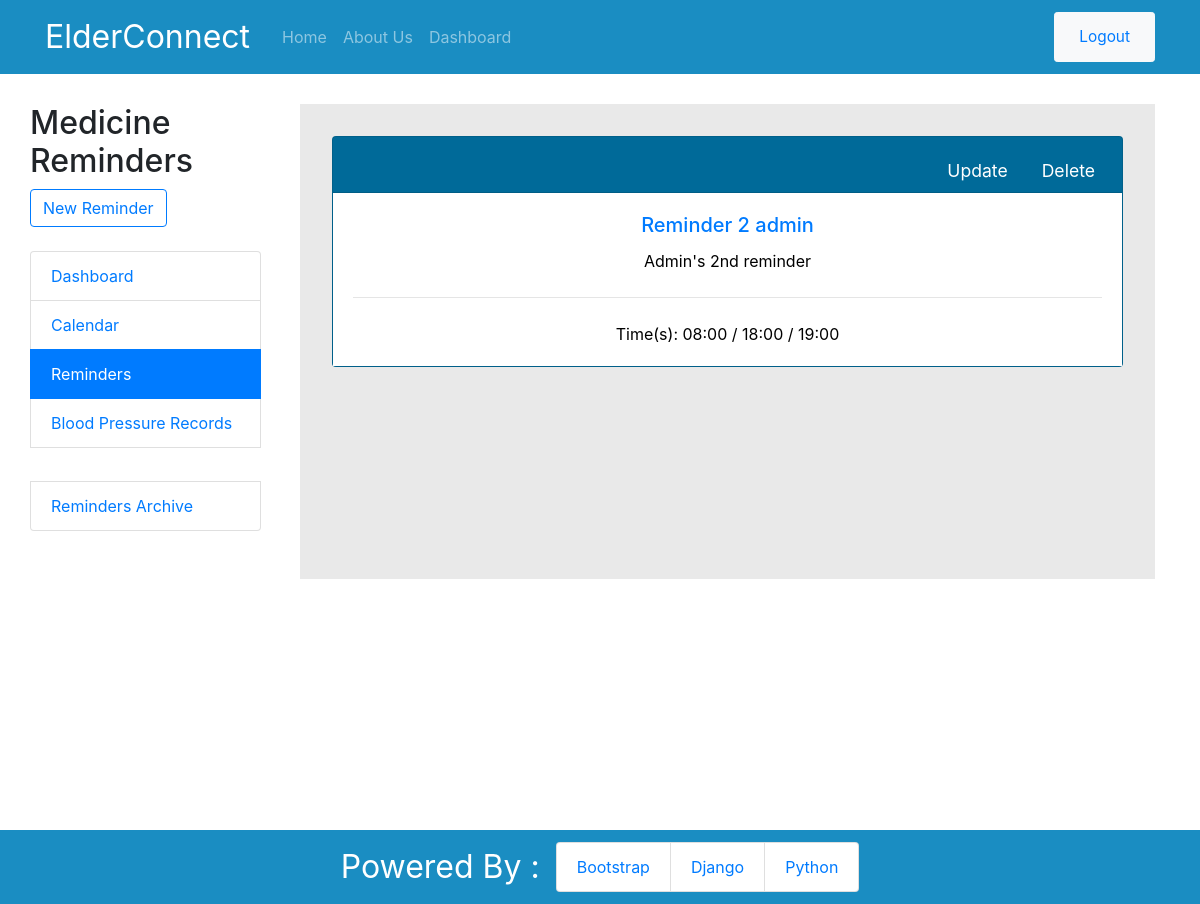
The app's page /reminders/ (signed in) with its own data.
### app/models.py (models this page shows, shortened)
class Reminder(models.Model):
    title = models.CharField(max_length=100)
    description = models.CharField(max_length=300)
    date_current = models.DateField(default=date.today)
    date_end = models.DateField()
    time_1 = models.TimeField()
    time_2 = models.TimeField(blank=True, null=True)
    time_3 = models.TimeField(blank=True, null=True)
    time_4 = models.TimeField(blank=True, null=True)
    medicine_image = models.ImageField(default='default.jpg', upload_to='reminders')
    user = models.ForeignKey(User, on_delete=models.CASCADE)

### app/views.py (the view, shortened to what this page needs)
# urls.py: path('reminders/', views.ReminderListView.as_view(), name='web-reminders'),
class ReminderListView(LoginRequiredMixin, ListView):
    model = Reminder
    fields = ['title', 'date_current', 'date_end', 'time_1', 'time_2', 'time_3', 'time_4']
    template_name = 'app/reminders.html'
    context_object_name = 'reminders'
    paginate_by = 5
    def get_queryset(self):
        today = date.today()
        return Reminder.objects.filter(user=self.request.user).exclude(date_end__lt=date.today())

### app/templates/app/reminders.html (shortened to what this page needs)
{% extends 'app/base.html' %}
{% block content %}
<div class="reminders-page">
    <div class="row container-fluid">
        <div class="col-md-3 mb-4">
            <h2 class="mb-2">Medicine Reminders</h2>
            <a href="{% url 'web-reminder-create' %}" class="btn btn-md btn-outline-primary mb-4">New Reminder</a>
            <ul class="list-group mr-4 mb-4">
                <a class="list-group-item" href="{% url 'dashboard' %}">Dashboard</a>
                <a class="list-group-item" href="{% url 'calendar' %}">Calendar</a>
                <a class="list-group-item active" href="{% url 'web-reminders' %}">Reminders</a>
                <a class="list-group-item" href="{% url 'web-bp' %}">Blood Pressure Records</a>
                <a class="list-group-item" href="{% url 'web-reminders-archive' %}">Reminders Archive</a>
            </ul>
        </div>
        {% if not reminders %}
            <div class="card-body reminder-card-body border border-secondary text-center">
                <h3 class="card-title">
                    No Reminders
                </h3>
                <hr>
                <a href="{% url 'web-reminder-create' %}" class="card-text">
                    Add Reminders!
                </a>
            </div>
        {% else %}
        <div class="col-md-9 reminders-page-list">
        {% for reminder in reminders %}
            <div class="card mb-3 text-center">
                <div class="card-header">
                    <ul class="nav nav-tabs card-header-tabs justify-content-end">
                        <li class="nav-item">
                            <a class="nav-link card-link-button" href="{% url 'web-reminder-update' reminder.id %}">Update</a>
                        </li>
                        <li class="nav-item">
                            <a class="nav-link card-link-button card-link-delete" href="{% url 'web-reminder-delete' reminder.id %}">Delete</a>
                        </li>
                    </ul>
                </div>
                <div class="card-body reminder-card-body">
                    <h5 class="card-title">
                        <a href="{% url 'web-reminder-detail' reminder.id %}">{{ reminder.title }}</a>
                    </h5>
                    <p class="card-text">{{ reminder.description }}</p>
                    <hr class="my-4"/>
                    <p class="card-text">
                        Time(s): {{ reminder.time_1|time:'H:i' }}
                        {% if reminder.time_2 %}
                        / {{ reminder.time_2|time:'H:i' }}
                        {% endif %}
                        {% if reminder.time_3 %}
                        / {{ reminder.time_3|time:'H:i' }}
                        {% endif %}
                    </p>
                </div>
            </div>
        {% endfor %}
        </div>
        {% endif %}
    </div>
</div>
{% endblock content %}

### app/static/app/main.css (style rules this page uses)
.base-body { margin-top: 6.5em; }
.card { background-color: #006E9E; color: white; }
.nav-item { font-size: 1.1em; }
.reminder-card-title, .card-link-button, .new-reminder { color: white; }
.reminders-page { margin-bottom: 2em; }
.reminders-page-list { padding: 2em; background-color: #E9E9E9; }
.reminder-card-body { background-color: white; color: black; }

### records on screen
Reminder: title "Reminder 2 admin", description "Admin's 2nd reminder", time_1 "08:00", time_2 "18:00", time_3 "19:00"
